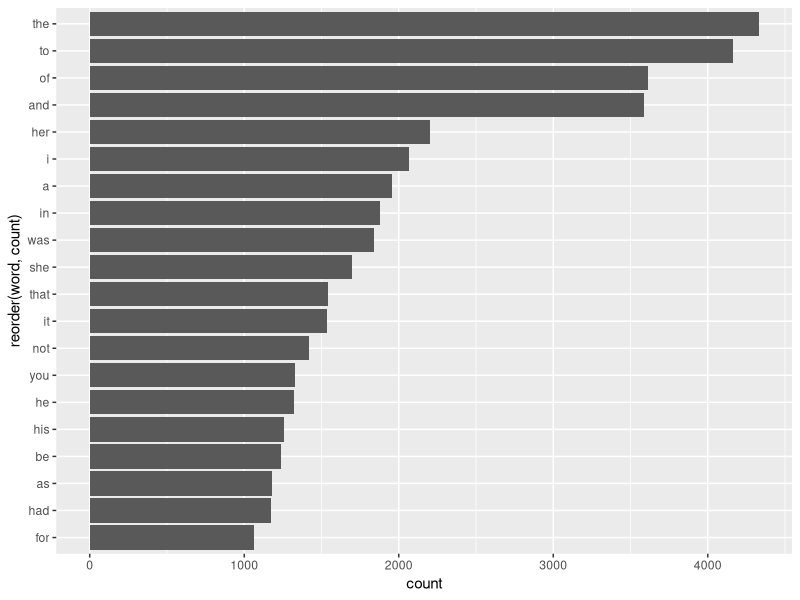
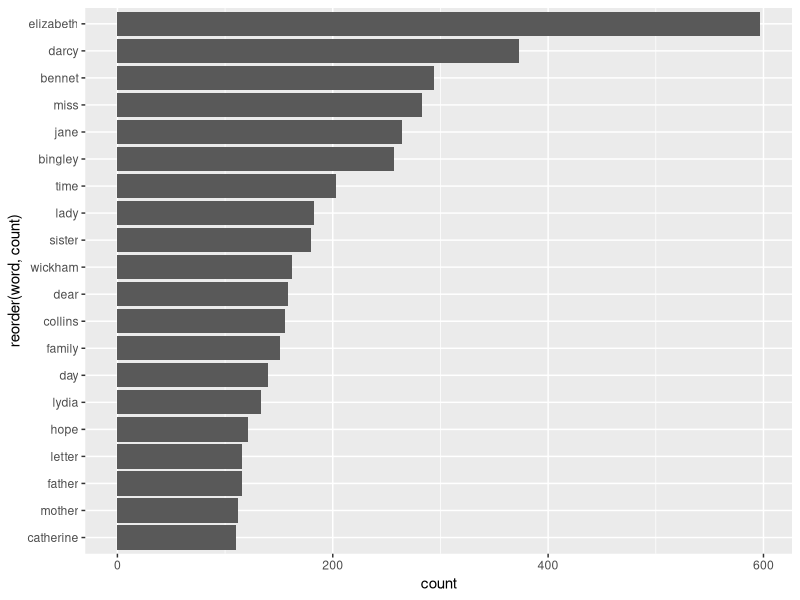
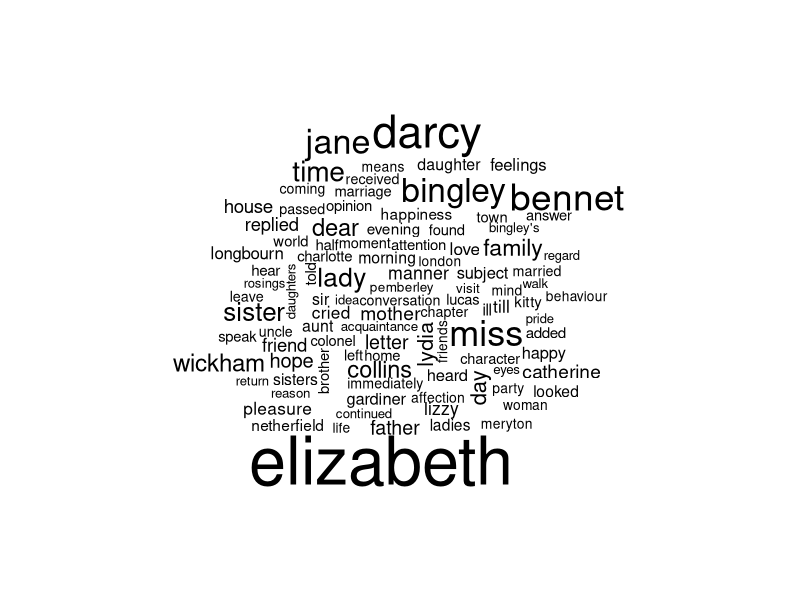
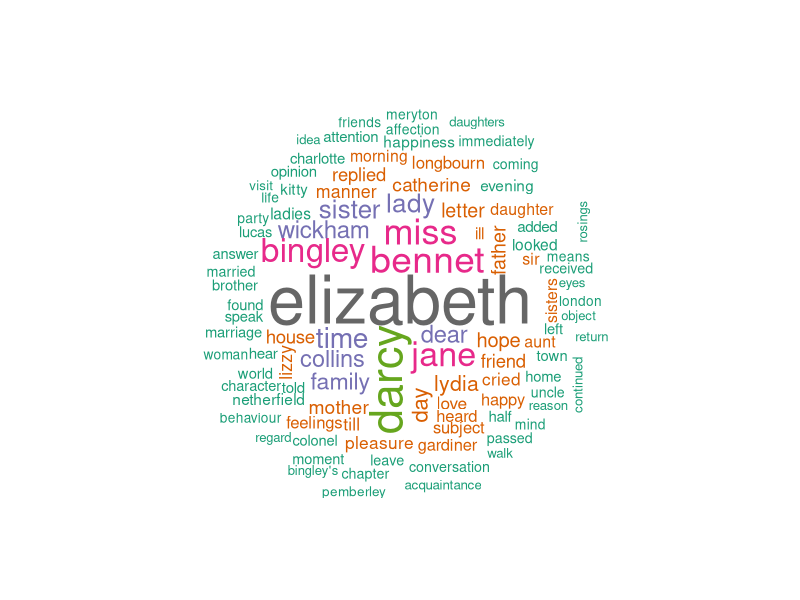
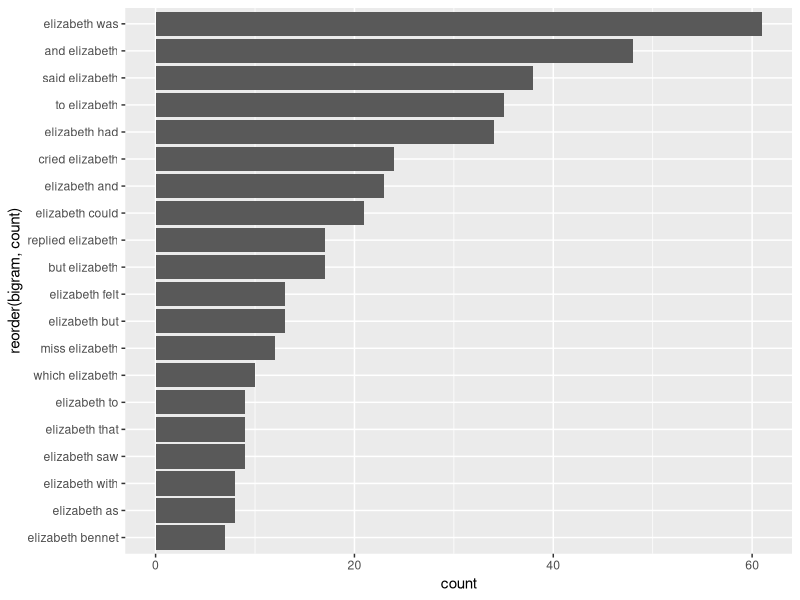

The R source for these figures, in order:
## ---- chunk 1
knitr::opts_chunk$set(echo = TRUE, error = TRUE)
## ---- chunk 2
library(tidyverse) # stringr
library(tidytext)
library(janeaustenr)
library(wordcloud)
library(RColorBrewer)
## ---- chunk 3
class(prideprejudice)
length(prideprejudice)
head(prideprejudice, n = 15)
## ---- chunk 4
# text into a data frame
pride = data.frame("text" = prideprejudice)
head(pride)

# tokenization
pride_tokens = unnest_tokens(tbl = pride, input = text, output = word)
pride_tokens
## ---- chunk 5
pride_tokens |>
  count(word, name = "count", sort = TRUE) |>
  slice(1:20) |>
  ggplot(aes(y = reorder(word, count), x = count)) +
  geom_col()
## ---- chunk 6
# lexicon of "stop words"
stop_words
## ---- chunk 7
# remove stop words from table of tokens
pride_tokens2 = anti_join(pride_tokens, stop_words, by = "word")
pride_tokens2 |> 
  count(word, name = "count", sort = TRUE) |>
  slice(1:20) |> 
  ggplot(aes(y = reorder(word, count), x = count)) +
  geom_col()
## ---- chunk 8
pride_tokens2_counts = pride_tokens2 |> 
  count(word, name = "count", sort = TRUE) 

pride_tokens2_counts
## ---- chunk 9
wordcloud(
  words = pride_tokens2_counts$word, 
  freq = pride_tokens2_counts$count, 
  max.words = 100)
## ---- chunk 10
wordcloud(
  words = pride_tokens2_counts$word, 
  freq = pride_tokens2_counts$count, 
  max.words = 100, 
  random.order = FALSE, 
  colors = brewer.pal(n = 8, name = "Dark2"))
## ---- chunk 11
pride_bigrams = unnest_tokens(pride, input = text, output = bigram, 
              token = "ngrams", n = 2)
## ---- chunk 12
pride_bigrams |> 
  mutate(elizabeth = str_detect(bigram, "elizabeth")) |>
  filter(elizabeth == TRUE) |>
  count(bigram, name = "count", sort = TRUE) |> 
  slice(1:20) |>
  ggplot(aes(y = reorder(bigram, count), x = count)) +
  geom_col()
